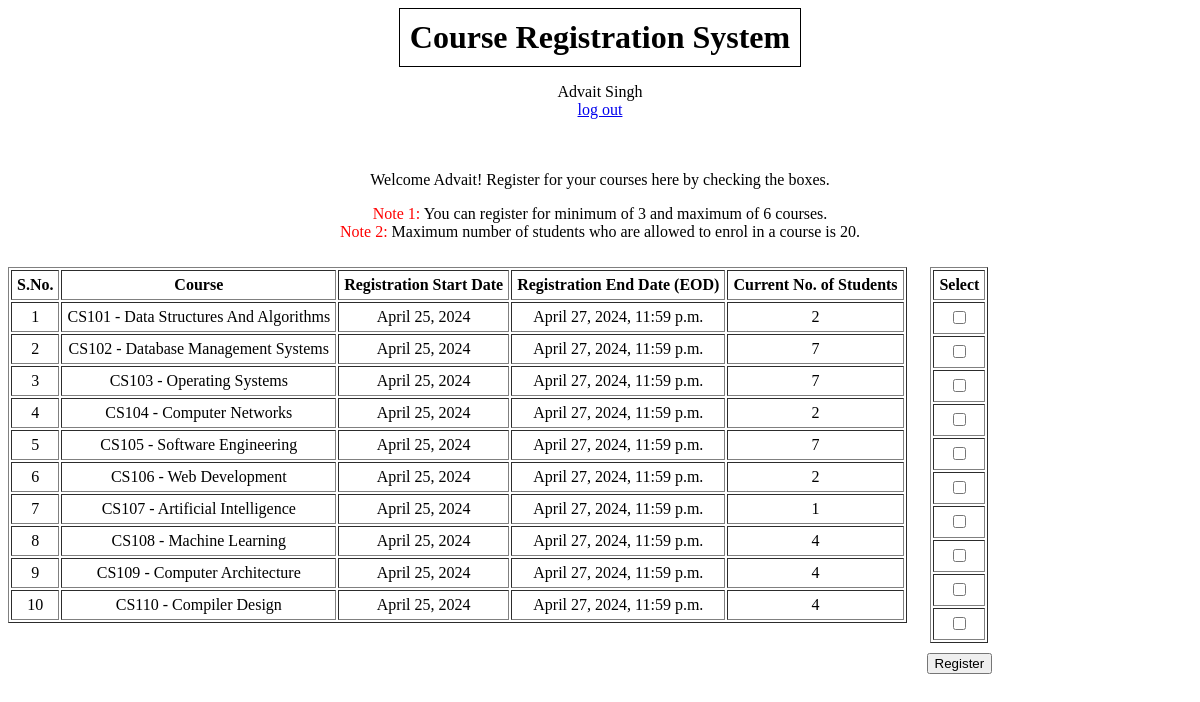
Page /studentHome1/ (signed in) on the committed database.
### authentication/models.py (models this page shows)
class User(AbstractUser):
    PROFESSOR = 'Professor'
    STUDENT = 'Student'
    REGISTRAR='Registrar'
    ROLE_CHOICES = (
        (PROFESSOR, 'Professor'),
        (STUDENT, 'Student'),
        (REGISTRAR, 'Registrar'),
    )
    role = models.CharField(max_length=30, choices=ROLE_CHOICES, default='Student')
    email = models.EmailField(unique=True)
    username=None
    USERNAME_FIELD = 'email'
    registration_status=models.BooleanField(default=False)
    REQUIRED_FIELDS = []
    first_name = models.CharField(max_length=20)
    last_name = models.CharField(max_length=20)
    course_count=models.IntegerField(default=0)
    objects = CustomUserManager()

### registrar/models.py (models this page shows, shortened)
class ListCourses(models.Model):
    code = models.ForeignKey(AllCourses, on_delete = models.CASCADE)
    professor = models.ForeignKey(User, on_delete = models.CASCADE, limit_choices_to = {'role' : 'Professor'})
    start_date = models.DateTimeField()
    end_date = models.DateTimeField()
    max_students = models.IntegerField(validators = [
        MinValueValidator(1),
        MaxValueValidator(100),
        ])
    student_count = models.IntegerField(default=0)

class AllCourses(models.Model):
    code=models.CharField(max_length=10, unique=True)
    name=models.CharField(max_length=255, unique=True)

### student/views.py (the view)
# urls.py: path('studentHome1/', student.views.student_home, name='studentHome1'),
@login_required
def student_home(request):
    courses=ListCourses.objects.all()
    if request.method == 'POST':
        formset = SelectCourseFormSet(request.POST)  # Binding the POST data to the formset
        if formset.is_valid():
            selected_courses_count = 0
            for form, course in zip(formset, courses):
                if form.clean()['select'] == True:  # clean() is a custom method based on cleaned_data() defined in SelectCourseForm class
                    selected_courses_count += 1
                    selected_course=ListCourses.objects.get(code = course.code.pk)
                    if selected_course.student_count > 19:
                        failure=True
                        message='<span style="display: inline; color: red;">Error:</span> You cannot select a course which has more than 20 students.'
                        return render(request, 'student/success_failure.html', {'message':message, 'failure':failure})
            if 3 <= selected_courses_count <= 6:
                for form, course in zip(formset, courses):
                    status = form.clean()['select']
                    print(status)
                    reg_course= RegisteredCourses.objects.create(
                        student= User.objects.get(email = request.user),  # user_id is FK in model class, so it must be an instance of User class.
                        code = course.code,
                        select = status
                    )
                    if status == True:
                        course.student_count = F('student_count') + 1
                        course.save()
                    reg_course.save()
                user_object = User.objects.get(email = request.user)
                user_object.registration_status = True
                user_object.save()
                failure=False
                message=f'You have successfully registered for {selected_courses_count} courses'
            else:
                failure=True
                message='<span style="display: inline; color: red;">Error:</span> You are only allowed to register for minimum of 3 and maximum of 6 courses.'
            return render(request, 'student/success_failure.html', {'message' : message, 'failure':failure})
        else:
            formset = SelectCourseFormSet()
            return render(request, 'student/student_home.html', {'formset' : formset, 'courses' : courses})
    else:  # request method is GET
        formset = SelectCourseFormSet()
        return render(request, 'student/student_home.html', {'courses':courses, 'formset': formset})

### templates/student/student_home.html (shortened to what this page needs)
{% extends 'base.html' %}
{% load tz %}
{% get_current_timezone as TIME_ZONE %}
{% now TIME_ZONE as current_time %}
{% block content %}
    <p>Welcome {{request.user.first_name}}! Register for your courses here by checking the boxes.</p>
    <p>
        <p style="display: inline; color: red;">Note 1:</p> You can register for minimum of 3 and maximum of 6 courses.<br>
        <p style="display: inline; color: red;">Note 2:</p> Maximum  number of students who are allowed to enrol in a course is 20.<br>
    </p>
    <div style="display: flex;">
        <div style="margin-right: 20px;">
            <table border="1" style="margin: 10px auto; text-align: center;">
                <thead>
                    <tr>
                        <th style="padding: 5px;">S.No.</th>
                        <th style="padding: 5px;">Course</th>
                        <th style="padding: 5px;">Registration Start Date</th>
                        <th style="padding: 5px;">Registration End Date (EOD)</th>
                        <th style="padding: 5px;">Current No. of Students</th>
                    </tr>
                </thead>
                <tbody>
                        {% for course in courses %}
                                <tr>
                                    <td style="padding: 5px;">{{forloop.counter}}</td>
                                    <td style="padding: 5px;">{{course.code.code}} - {{course.code.name}} </td>
                                    <td style="padding: 5px;">{{course.start_date.date}}</td>
                                    <td style="padding: 5px;">{{course.end_date}}</td>
                                    <td style="padding: 5px;">{{course.student_count}}</td>
                                </tr>
                        {% endfor %}
                </tbody>
            </table>
        </div>
        <div>
            <form id="courseSelectionForm" method="post">
                <table border="1" style="margin: 10px auto; text-align: center;">
                    <thead>
                        <tr>
                            <th style="padding: 5px;">Select</th>
                        </tr>
                    </thead>
                    <tbody>
                            {% for form in formset %}
                                    <tr>
                                        <td style="padding: 5px;">{{form.select}}</td>
                                    </tr>
                            {% endfor %}
                    </tbody>
                </table>
                <button type="submit" onclick="return confirmSubmit()">Register</button>
            </form>
        </div>
    </div>
    <br>
{% endblock content %}

### templates/base.html (shortened to what this page needs)
<!DOCTYPE html>
<html lang="en">
    <head>
    </head>
    <body>
        <h1>Course Registration System</h1>
        {%  if user.is_authenticated %}
            <p>
                {{user.first_name}} {{user.last_name}}<br><a href="{% url 'logout' %}">log out</a>
                <br><br><br>
            </p>
        {% endif %}
        {% block content %} {% endblock content %}
    </body>
</html>

### templates/base.html (style rules this page uses)
body { text-align: center; }
h1 { display: inline-block; border: 1px solid black; padding: 10px; margin: 0 auto; }

### rows in the picture
User: first_name "Advait", last_name "Singh", user.first_name "Advait"
ListCourses: code.code "CS101", code.name "Data Structures And Algorithms", start_date "April 25, 2024", end_date "April 27, 2024, 11:59 p.m.", student_count "2"
ListCourses: code.code "CS102", code.name "Database Management Systems", start_date "April 25, 2024", end_date "April 27, 2024, 11:59 p.m.", student_count "7"
ListCourses: code.code "CS103", code.name "Operating Systems", start_date "April 25, 2024", end_date "April 27, 2024, 11:59 p.m.", student_count "7"
ListCourses: code.code "CS104", code.name "Computer Networks", start_date "April 25, 2024", end_date "April 27, 2024, 11:59 p.m.", student_count "2"
ListCourses: code.code "CS105", code.name "Software Engineering", start_date "April 25, 2024", end_date "April 27, 2024, 11:59 p.m.", student_count "7"
ListCourses: code.code "CS106", code.name "Web Development", start_date "April 25, 2024", end_date "April 27, 2024, 11:59 p.m.", student_count "2"
ListCourses: code.code "CS107", code.name "Artificial Intelligence", start_date "April 25, 2024", end_date "April 27, 2024, 11:59 p.m.", student_count "1"
ListCourses: code.code "CS108", code.name "Machine Learning", start_date "April 25, 2024", end_date "April 27, 2024, 11:59 p.m.", student_count "4"
ListCourses: code.code "CS109", code.name "Computer Architecture", start_date "April 25, 2024", end_date "April 27, 2024, 11:59 p.m.", student_count "4"
ListCourses: code.code "CS110", code.name "Compiler Design", start_date "April 25, 2024", end_date "April 27, 2024, 11:59 p.m.", student_count "4"
